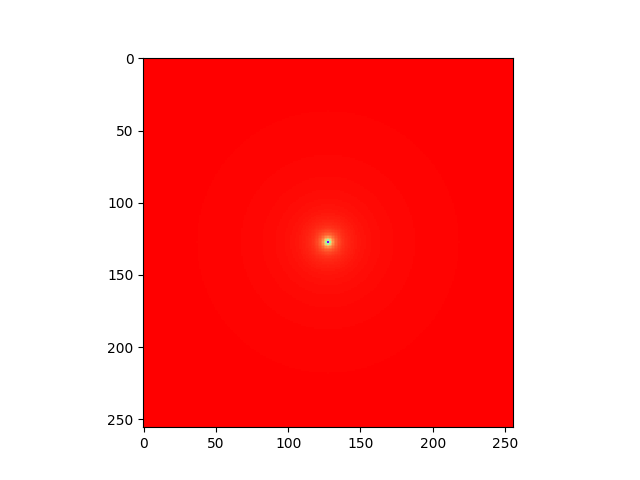

Source code (Python):
#!/usr/plocal/bin/python3
import numpy as np
import pylab as pl
from matplotlib import cm


x = np.linspace(-1,1,256)
y = np.linspace(-1,1,256)

X, Y = np.meshgrid(x,y)

r = 4 * np.pi
R = np.sqrt((X)**2+(Y)**2)

phi = 1/R
msk = (r > R)|(r <= R)
phi[msk]=-phi[msk]

pl.imshow(phi, cmap=cm.rainbow)
#pl.show()
pl.savefig('conductor.png')
